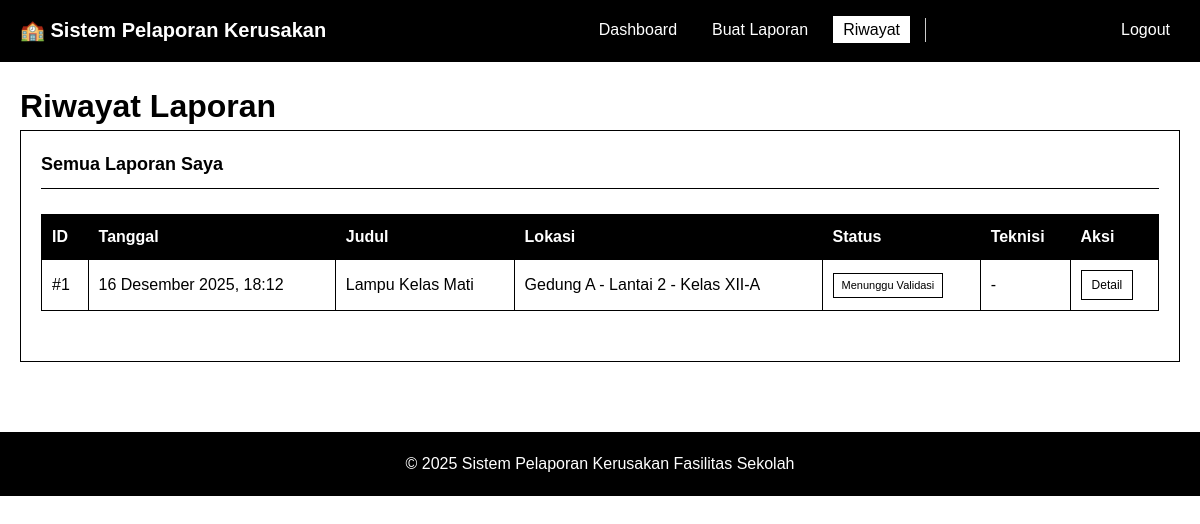
The app's page /views/siswa/riwayat.php (signed in) with its own data.
### tables this page shows
CREATE TABLE IF NOT EXISTS laporan (
    report_id INT AUTO_INCREMENT PRIMARY KEY,
    user_id INT NOT NULL,
    judul VARCHAR(200) NOT NULL,
    deskripsi TEXT NOT NULL,
    lokasi VARCHAR(100) NOT NULL,
    foto VARCHAR(255) NULL,
    status ENUM('open', 'process', 'done', 'reject') NOT NULL DEFAULT 'open',
    assigned_to INT NULL,
    tanggal_lapor DATETIME NOT NULL,
    created_at TIMESTAMP DEFAULT CURRENT_TIMESTAMP,
    updated_at TIMESTAMP DEFAULT CURRENT_TIMESTAMP ON UPDATE CURRENT_TIMESTAMP,
    FOREIGN KEY (user_id) REFERENCES users(user_id) ON DELETE CASCADE,
    FOREIGN KEY (assigned_to) REFERENCES users(user_id) ON DELETE SET NULL,
    INDEX idx_user_id (user_id),
    INDEX idx_status (status),
    INDEX idx_assigned_to (assigned_to),
    INDEX idx_tanggal_lapor (tanggal_lapor),
    INDEX idx_lokasi (lokasi)
);

### includes/functions.php (called while the page is built, shortened)
<?php
function formatDate($date)
{
    $timestamp = strtotime($date);
    $bulan = [
        1 => 'Januari',
        'Februari',
        'Maret',
        'April',
        'Mei',
        'Juni',
        'Juli',
        'Agustus',
        'September',
        'Oktober',
        'November',
        'Desember'
    ];
    $d = date('d', $timestamp);
    $m = $bulan[(int) date('m', $timestamp)];
    $y = date('Y', $timestamp);
    $time = date('H:i', $timestamp);
    return "$d $m $y, $time";
}
function formatStatus($status)
{
    $statusMap = [
        'open' => 'Menunggu Validasi',
        'process' => 'Sedang Dikerjakan',
        'done' => 'Selesai',
        'reject' => 'Ditolak'
    ];
    return $statusMap[$status] ?? $status;
}
function getStatusBadge($status)
{
    $badges = [
        'open' => 'badge-warning',
        'process' => 'badge-info',
        'done' => 'badge-success',
        'reject' => 'badge-danger'
    ];
    return $badges[$status] ?? 'badge-secondary';
}
?>

### views/siswa/riwayat.php (the view, shortened to what this page needs)
<?php
require_once '../../includes/functions.php';
$userId = getCurrentUserId();
$pdo = getDBConnection();
$sql = "SELECT l.*, u.nama_lengkap as teknisi_nama
        FROM laporan l
        LEFT JOIN users u ON l.assigned_to = u.user_id
        WHERE l.user_id = :user_id
        ORDER BY l.tanggal_lapor DESC";
$stmt = $pdo->prepare($sql);
$stmt->execute([':user_id' => $userId]);
$reports = $stmt->fetchAll();
$selectedReport = null;
$tracking = [];
include '../partials/header.php';
?>
<h1>Riwayat Laporan</h1>
<?php if ($selectedReport): ?>
    <div class="card">
        <div class="card-header">
            Detail Laporan: <?= htmlspecialchars($selectedReport['judul']) ?>
        </div>
        <div class="card-body">
            <table style="width: 100%;">
                <tr>
                    <td style="width: 200px; font-weight: bold;">ID Laporan</td>
                    <td>#<?= $selectedReport['report_id'] ?></td>
                </tr>
                <tr>
                    <td style="font-weight: bold;">Tanggal Lapor</td>
                    <td><?= formatDate($selectedReport['tanggal_lapor']) ?></td>
                </tr>
                <tr>
                    <td style="font-weight: bold;">Status</td>
                    <td><span
                            class="badge <?= getStatusBadge($selectedReport['status']) ?>"><?= formatStatus($selectedReport['status']) ?></span>
                    </td>
                </tr>
                <tr>
                    <td style="font-weight: bold;">Lokasi</td>
                    <td><?= htmlspecialchars($selectedReport['lokasi']) ?></td>
                </tr>
                <tr>
                    <td style="font-weight: bold;">Deskripsi</td>
                    <td><?= nl2br(htmlspecialchars($selectedReport['deskripsi'])) ?></td>
                </tr>
                <tr>
                    <td style="font-weight: bold;">Teknisi</td>
                    <td><?= $selectedReport['teknisi_nama'] ? htmlspecialchars($selectedReport['teknisi_nama']) : '-' ?>
                    </td>
                </tr>
                <?php if ($selectedReport['foto']): ?>
                    <tr>
                        <td style="font-weight: bold;">Foto</td>
                        <td>
                            <img src="<?= baseUrl('/foto_laporan/' . htmlspecialchars($selectedReport['foto'])) ?>"
                                class="img-preview" alt="Foto Kerusakan">
                        </td>
                    </tr>
                <?php endif; ?>
            </table>
            <?php if (!empty($tracking)): ?>
                <h3 style="margin-top: 30px; margin-bottom: 15px;">Riwayat Perubahan Status</h3>
                <div class="table-responsive">
                    <table>
                        <thead>
                            <tr>
                                <th>Waktu</th>
                                <th>Status Awal</th>
                                <th>Status Akhir</th>
                                <th>Teknisi</th>
                                <th>Catatan</th>
                            </tr>
                        </thead>
                        <tbody>
                            <?php foreach ($tracking as $track): ?>
                                <tr>
                                    <td><?= formatDate($track['timestamp']) ?></td>
                                    <td><span
                                            class="badge <?= getStatusBadge($track['status_awal']) ?>"><?= formatStatus($track['status_awal']) ?></span>
                                    </td>
                                    <td><span
                                            class="badge <?= getStatusBadge($track['status_akhir']) ?>"><?= formatStatus($track['status_akhir']) ?></span>
                                    </td>
                                    <td><?= $track['teknisi_nama'] ? htmlspecialchars($track['teknisi_nama']) : '-' ?></td>
                                    <td><?= $track['catatan'] ? nl2br(htmlspecialchars($track['catatan'])) : '-' ?></td>
                                </tr>
                            <?php endforeach; ?>
                        </tbody>
                    </table>
                </div>
            <?php endif; ?>
            <div class="mt-20">
                <a href="riwayat.php" class="btn btn-info">Kembali ke Daftar</a>
            </div>
        </div>
    </div>
<?php else: ?>
    <div class="card">
        <div class="card-header">
            Semua Laporan Saya
        </div>
        <div class="card-body">
            <?php if (empty($reports)): ?>
                <p style="text-align: center; color: #999;">Belum ada laporan. <a href="lapor.php">Buat laporan baru</a></p>
            <?php else: ?>
                <div class="table-responsive">
                    <table>
                        <thead>
                            <tr>
                                <th>ID</th>
                                <th>Tanggal</th>
                                <th>Judul</th>
                                <th>Lokasi</th>
                                <th>Status</th>
                                <th>Teknisi</th>
                                <th>Aksi</th>
                            </tr>
                        </thead>
                        <tbody>
                            <?php foreach ($reports as $report): ?>
                                <tr>
                                    <td>#<?= $report['report_id'] ?></td>
                                    <td><?= formatDate($report['tanggal_lapor']) ?></td>
                                    <td><?= htmlspecialchars($report['judul']) ?></td>
                                    <td><?= htmlspecialchars($report['lokasi']) ?></td>
                                    <td><span
                                            class="badge <?= getStatusBadge($report['status']) ?>"><?= formatStatus($report['status']) ?></span>
                                    </td>
                                    <td><?= $report['teknisi_nama'] ? htmlspecialchars($report['teknisi_nama']) : '-' ?></td>
                                    <td>
                                        <a href="?detail=<?= $report['report_id'] ?>" class="btn btn-info btn-sm">Detail</a>
                                    </td>
                                </tr>
                            <?php endforeach; ?>
                        </tbody>
                    </table>
                </div>
            <?php endif; ?>
        </div>
    </div>
<?php endif; ?>
<?php include '../partials/footer.php'; ?>

### public/css/style.css (style rules this page uses)
* { margin: 0; padding: 0; box-sizing: border-box; }
body { font-family: Arial, sans-serif; background: #fff; color: #000; line-height: 1.5; }
.card { background: #fff; border: 1px solid #000; padding: 20px; margin-bottom: 20px; }
.card-header { font-size: 18px; font-weight: bold; margin-bottom: 15px; padding-bottom: 10px; border-bottom: 1px solid #000; }
.card-body { padding: 10px 0; }
.btn { display: inline-block; padding: 8px 16px; border: 1px solid #000; background: #fff; color: #000; text-decoration: none; cursor: pointer; font-size: 14px; }
.btn-info { background: #fff; color: #000; }
.btn-sm { padding: 5px 10px; font-size: 12px; }
.table-responsive { overflow-x: auto; margin-bottom: 20px; }
table { width: 100%; border-collapse: collapse; border: 1px solid #000; }
table th { padding: 10px; text-align: left; font-weight: bold; background: #000; color: #fff; border: 1px solid #000; }
table td { padding: 10px; border: 1px solid #000; }
.badge { display: inline-block; padding: 3px 8px; border: 1px solid #000; font-size: 11px; }
.badge-warning, .badge-info, .badge-success, .badge-danger { background: #fff; color: #000; }

### records on screen
laporan: report_id "1", tanggal_lapor "16 Desember 2025, 18:12", judul "Lampu Kelas Mati", lokasi "Gedung A - Lantai 2 - Kelas XII-A", status "Menunggu Validasi"
